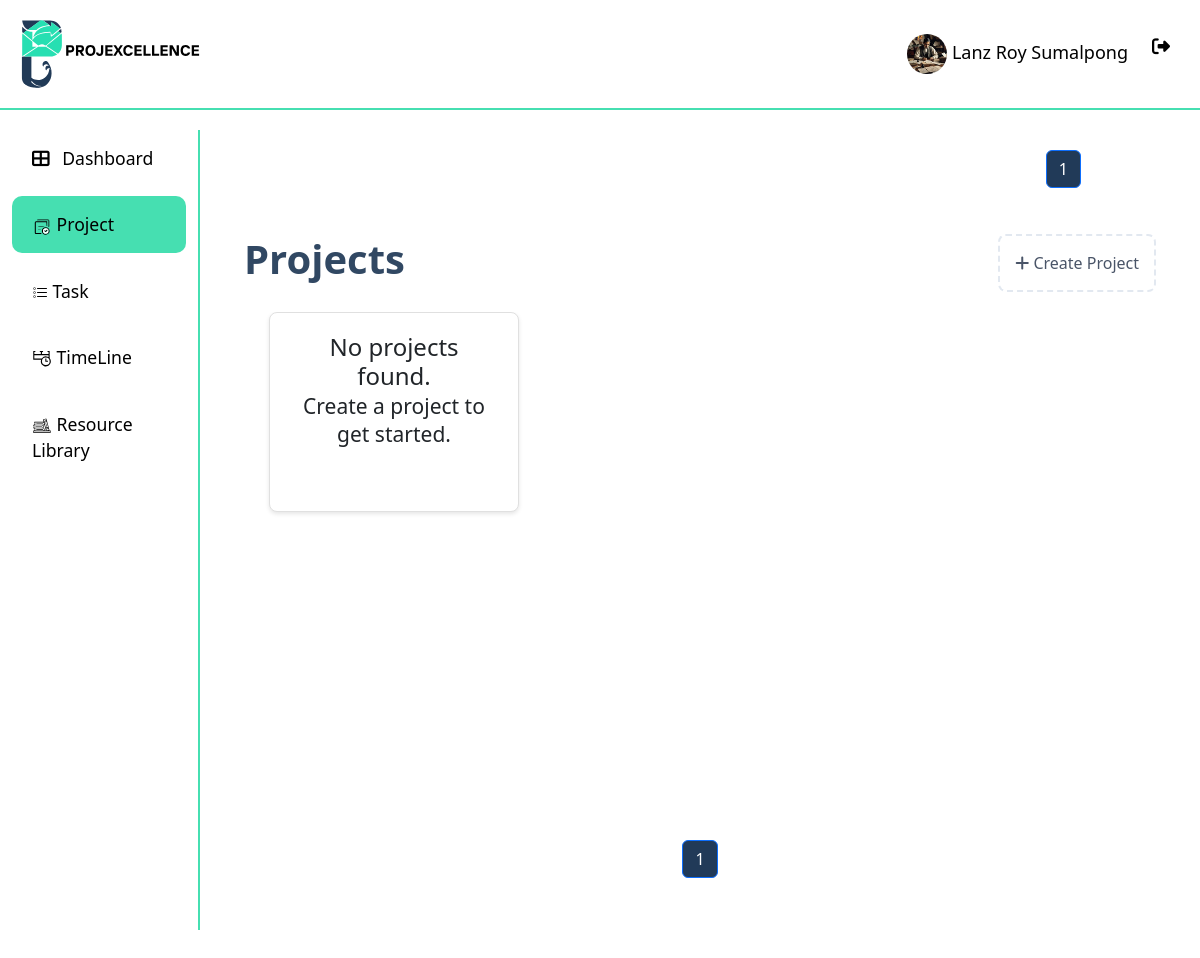
The app's page /project/ (signed in), older data.
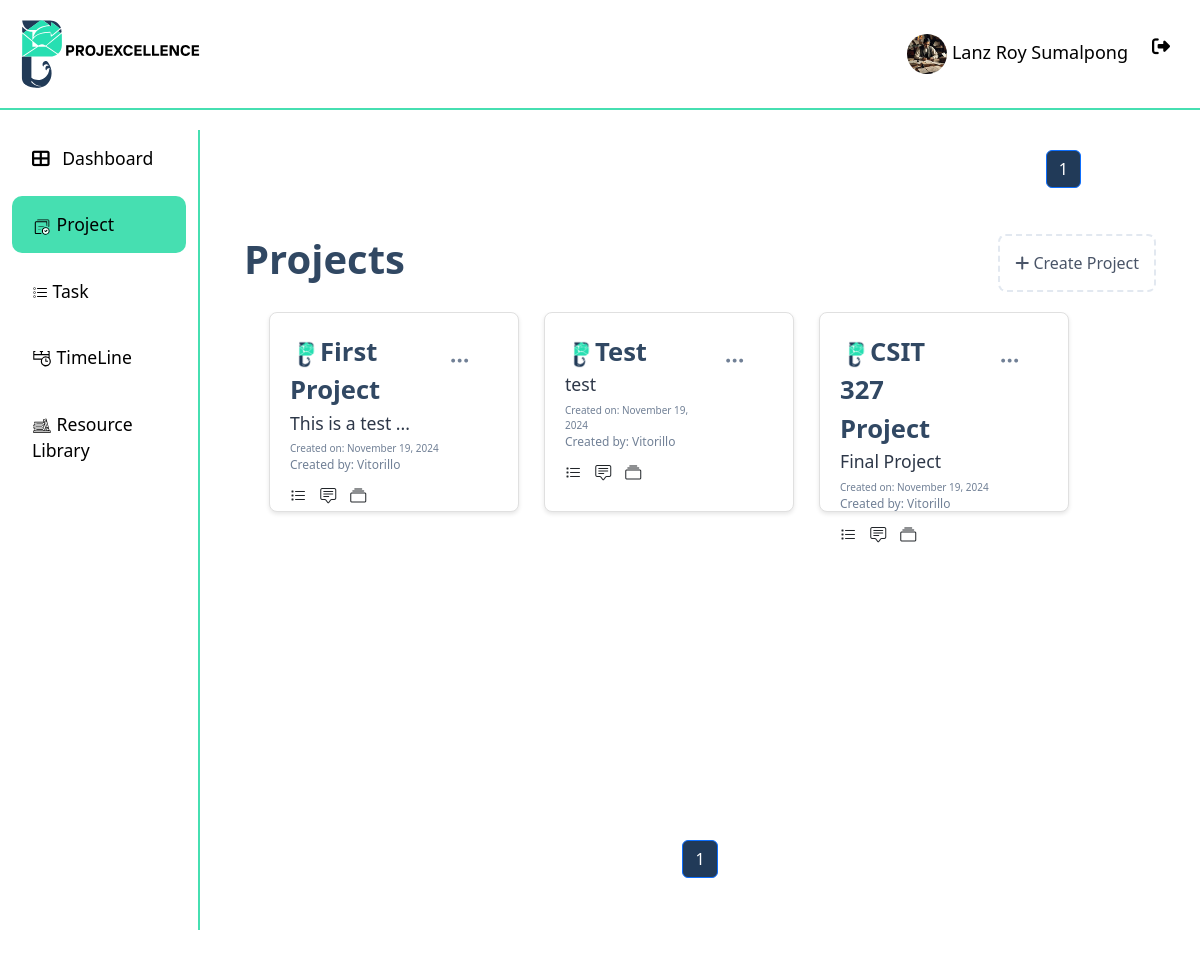
The same page, newer data.
### api/models.py (models this page shows, shortened)
class User(AbstractUser):
    ROLE_CHOICES = [
        ("ADMIN", "Admin"),
        ("PM", "projectmanger"),
        ("MEMBER", "member"),
    ]
    STATUS_CHOICES = [
        ("APPROVED", "Approved"),
        ("REJECTED", "Rejected"),
        ("PENDING", "Pending"),
    ]
    username = None  # Remove the username field entirely
    email = models.EmailField(_("email address"), unique=True)
    phone_regex = RegexValidator(
        regex=r"^\+?1?\d{9,15}$",
        message="Phone number must be entered in the format: '+999999999'. Up to 15 digits allowed.",
    )
    phone_number = models.CharField(validators=[phone_regex], max_length=17, blank=True)
    role = models.CharField(max_length=10, choices=ROLE_CHOICES, default="EMPLOYEE")
    date_of_hire = models.DateField(blank=True, null=True)
    profile_path = models.ImageField(null=True, blank=True,upload_to='profile/' )
    status = models.CharField(max_length=20, choices=STATUS_CHOICES, default="PENDING")
    groups = models.ManyToManyField(
        "auth.Group",
        verbose_name=_("groups"),
        blank=True,
        related_name="custom_user_set",
        related_query_name="custom_user",
    )
    user_permissions = models.ManyToManyField(
        "auth.Permission",
        verbose_name=_("user permissions"),
        blank=True,
        related_name="custom_user_set",
        related_query_name="custom_user",
    )
    objects = UserManager()
    USERNAME_FIELD = "email"
    REQUIRED_FIELDS = ["first_name", "last_name", "date_of_hire", "password"]

class Project(models.Model):
    project_name = models.CharField(max_length=50)
    description = models.TextField()
    created_by = models.ForeignKey(User, on_delete=models.CASCADE)
    date_created = models.DateTimeField(auto_now_add=True)

### api/views.py (the view)
# urls.py: path("project/", views.project_list, name="project"),
@login_required
def project_list(request):
    projects = Project.objects.filter(models.Q(created_by=request.user) | models.Q(teammembership__user=request.user)).distinct()
    project_filter = ProjectFilter(request.GET, queryset=projects)
    paginator = Paginator(project_filter.qs, 8)  # Paginate the projects, 5 per page
    page_number = request.GET.get("page")
    page_obj = paginator.get_page(page_number)
    edit_project_forms = {project.id: ProjectForm(instance=project) for project in projects}
    context = {
        "page_obj": page_obj,
        "edit_project_forms": edit_project_forms,
        "add_project_form": ProjectForm(),
        "filter": project_filter,
        "projects":projects,
    }
    return render(request, "project.html", context)

### api/templatetags/custom_filters.py (called while the page is built)
@register.filter
def dict_get(d, key):
    return d.get(key)

### api/templates/project.html (shortened to what this page needs)
{% extends "base.html" %}
{% load crispy_forms_tags %}
{% load custom_filters %}
{% load static %}
{% block content %}
<div class="page-container">
 <nav aria-label="Page navigation" class="mt-auto Header_page">
    <ul class="pagination justify-content-center"  style="color: #213A58;">
        {% for num in page_obj.paginator.page_range %}
            {% if page_obj.number == num %}
                <li class="page-item active"><span class="page-link" style="background-color: #213A58; color: white;">{{ num }}</span></li>
            {% elif num > page_obj.number|add:'-3' and num < page_obj.number|add:'3' %}
                <li class="page-item"><a class="page-link" href="?page={{ num }}">{{ num }}</a></li>
            {% endif %}
        {% endfor %}
    </ul>
</nav>
    <div class="content-wrapper container mt-4">
        <div class="project-top">
            <h1>Projects</h1>
            <div class="add-project" data-bs-toggle="modal" data-bs-target="#addProjectModal">
                <i class="fas fa-plus mr-2"></i> Create Project
            </div>
        </div>
        <div id="projects-list">
            {% for project in page_obj %}
            <div class="project-item" >
                <div class="project-actions" >
                    <div class="dropdown">
                        <button class="btn" type="button" id="dropdownMenuButton" data-bs-toggle="dropdown" aria-expanded="false">
                          <i class="bi bi-three-dots" title="Settings"></i>
                        </button>
                      </div>
                    <br>
                </div>
                <div>
                    <div class="project-title">  <img src="{% static 'res/logoPlaceHolder.png' %}" alt="profile pic" class="project-profile">{{ project.project_name }}</div>
                    <div class="project-description">{{ project.description|slice:":15" }}{% if project.description|length > 15 %}...{% endif %}</div>
                    <div class="project-created-date">Created on: {{ project.date_created|date:"F j, Y" }}</div>
                    <div class="project-created-by">Created by: {{ project.created_by.last_name}}</div>
                </div>
                <div class="lower-btn">
                    <i class="bi bi-list-task" title="To Do list"></i>
                    <i class="bi bi-chat-square-text" style="margin-left: 10px; " title="Chat Box"></i>
                    <i class="bi bi-collection " style="margin-left: 10px;"  title="Resources"></i>
                </div>
            </div>
            {% empty %}
                <div class="project-item">
                    <h4 class="text-center">No projects found.<br/><small>Create a project to get started.</small></h4>
                </div>
            {% endfor %}
        </div>
        <nav aria-label="Page navigation" class="mt-auto">
            <ul class="pagination justify-content-center">
                {% for num in page_obj.paginator.page_range %}
                    {% if page_obj.number == num %}
                        <li class="page-item active"><span class="page-link" style="background-color: #213A58; color: white;">{{ num }}</span></li>
                    {% elif num > page_obj.number|add:'-3' and num < page_obj.number|add:'3' %}
                        <li class="page-item"><a class="page-link" href="?page={{ num }}">{{ num }}</a></li>
                    {% endif %}
                {% endfor %}
            </ul>
        </nav>
    </div>
</div>
{% endblock content %}

### api/templates/base.html (shortened to what this page needs)
{% load static %}
<!DOCTYPE html>
<html lang="en">
  <head>
    <link
      href="https://cdn.jsdelivr.net/npm/bootstrap@5.3.0/dist/css/bootstrap.min.css"
      rel="stylesheet"
    />
    <link href="https://cdn.jsdelivr.net/npm/bootstrap-icons/font/bootstrap-icons.css" rel="stylesheet">
    <link
      href="https://cdnjs.cloudflare.com/ajax/libs/font-awesome/6.4.0/css/all.min.css"
      rel="stylesheet"
    />
    <link href="https://cdn.jsdelivr.net/npm/bootstrap@5.3.0/dist/css/bootstrap.min.css" rel="stylesheet">
  </head>
  <body>
    <header>
      <div class="header">
          <img src="{% static '/res/slogo.svg' %}" alt="logo" width="200px">
          <div class="profile">
            <a class="nav-link {% if request.resolver_match.url_name == 'profile' %}active{% endif %}" href="{% url 'profile' %}">
              {% if request.user.profile_path.url != null  %}
                <img class="avatar" src="{{ request.user.profile_path.url }}" width="40px" style="border-radius: 50%;" >
              {%endif%}
              {{ request.user.first_name|capfirst }} {{ request.user.last_name|capfirst }}
            </a>
            <a class="nav-link" href="{% url 'logout' %}" onclick="event.preventDefault(); document.getElementById('logout-form').submit();">
              <i class="fas fa-sign-out-alt me-2"></i>
            </a>
          </div>
      </div>
    </header>
    <div class="container-fluid">
      <div class="row">
        <nav
          id="sidebarMenu"
          class="col-md-3 col-lg-2 d-md-block sidebar collapse"
        >
          <ul class="nav flex-column">
            <li class="nav-item">
              <a class="nav-link {% if request.resolver_match.url_name == 'dashboard' %}active{% endif %}" href="{% url 'dashboard' %}">
                <i class="fas fa-th-large me-2"></i> Dashboard
              </a>
            </li>
            <li class="nav-item">
              <a class="nav-link {% if request.resolver_match.url_name == 'project' %}active{% endif %}" href="{% url 'project' %}">
                <img src="{% static '/res/projectIcon.svg' %}" alt="logo" width="20px">  Project
              </a>
            </li>
            <li class="nav-item">
              <a class="nav-link {% if request.resolver_match.url_name == 'task' %}active{% endif %}" href="{% url 'task' 'Pending' %}">
                 Task
              </a>
            </li>
            <li class="nav-item">
              <a class="nav-link {% if request.resolver_match.url_name == 'timeline' %}active{% endif %}" href="{% url 'timeline' %}">
                <img src="{% static '/res/timelineIcon.svg' %}" alt="logo" width="20px">  TimeLine
              </a>
            </li>
            <li class="nav-item">
              <a class="nav-link {% if request.resolver_match.url_name == 'resourceLib' %}active{% endif %}" href="{% url 'resourceLib' %}">
                <img src="{% static '/res/resourceIcon.svg' %}" alt="logo" width="20px"> Resource Library
              </a>
            </li>
          </ul>
        </nav>
        <main class="col-md-9 ms-sm-auto col-lg-10 px-md-4 main-content">
          {% block content %}{% endblock content %}
        </main>
      </div>
    </div>
  </body>
</html>

### api/templates/base.html (style rules this page uses)
.header { overflow: hidden; background-color: #ffffff; padding: 20px 10px; position: fixed; top: 0; width: 100%; z-index: 1000; margin-bottom: 10px; border-bottom: 2px solid #46DFB1; height: 110px; display: flex; justify-content: space-between; align-items: center; }
.header a { float: left; color: black; text-align: center; padding: 12px; text-decoration: none; font-size: 18px; line-height: 25px; border-radius: 4px; }
body { margin-top: 130px; background-color: #ffffff; }
.sidebar { background-color: #ffffff; color: black; height: 100vh; overflow-y: auto; position: fixed; top: 100; left: 0; z-index: 1000; border-right: 2px solid #46DFB1; }
.sidebar .nav-link { color: black; padding: 15px 20px; font-size: 1.1rem; margin-bottom: 10px; }
.sidebar .nav-link.active { background-color: #46DFB1; border-radius: 10px; color: black; }
.main-content { margin-left: 0; padding-top: 20px; }

### api/templates/project.html (style rules this page uses)
.page-container { flex-direction: column; min-height: 120vh; }
.content-wrapper { flex: 1; display: flex; flex-direction: column; margin-top: 4px; width: 100%; padding: 20px; min-height: 700px; }
#projects-list { margin-top: 10px; overflow-x: auto; margin-bottom: 40px; height: auto; display: flex; flex-direction: row; flex-wrap: wrap; }
.project-item { background-color: #ffffff; border: 1px solid #e0e0e0; border-radius: 8px; padding: 20px; cursor: pointer; transition: all 0.3s ease; box-shadow: 0 2px 4px rgba(0,0,0,0.1); max-width: calc(20% - 15px); min-width: 250px; flex-grow: 1; max-height: 200px; margin-left: 25px; }
.project-top { display: flex; justify-content: space-between; align-items: center; }
.project-title { font-size: 1.6rem; color: #314863; font-weight: 600; }
.project-description { font-size: 1.1rem; color: #2d3748; margin-bottom: 5px; }
.project-profile { width: 30px; height:30px; }
.project-created-date { color: #718096; font-size: 10px; }
.project-created-by { color: #718096; font-size: 12px; }
.add-project { color: #4a5568; cursor: pointer; padding: 15px; border: 2px dashed #e2e8f0; border-radius: 8px; display: inline-block; transition: all 0.3s ease; }
.project-actions { float: right; padding: 5px; }
.project-actions i { cursor: pointer; margin: 10px; color: #718096; transition: color 0.2s ease; font-size: 1.3em; }
#projects-list { margin-top: 20px; overflow-y: auto; flex-grow: 1; }
.Header_page { float: right; margin-right: 10%; color:#213A58; margin-bottom: 10px; }
h1 { font-weight: 700; color: #314863; }
.lower-btn { margin-top: 10px; }

Row changes from the older to the newer data that the page shows:
added Project: project_name "First Project", description "This is a test", date_created "November 19, 2024", created_by.last_name "Vitorillo"
added Project: project_name "Test", description "test", date_created "November 19, 2024", created_by.last_name "Vitorillo"
added Project: project_name "CSIT 327 Project", description "Final Project", date_created "November 19, 2024", created_by.last_name "Vitorillo"
Text that changed along with them:
text no longer shown: "No projects found. Create a project to get started."
